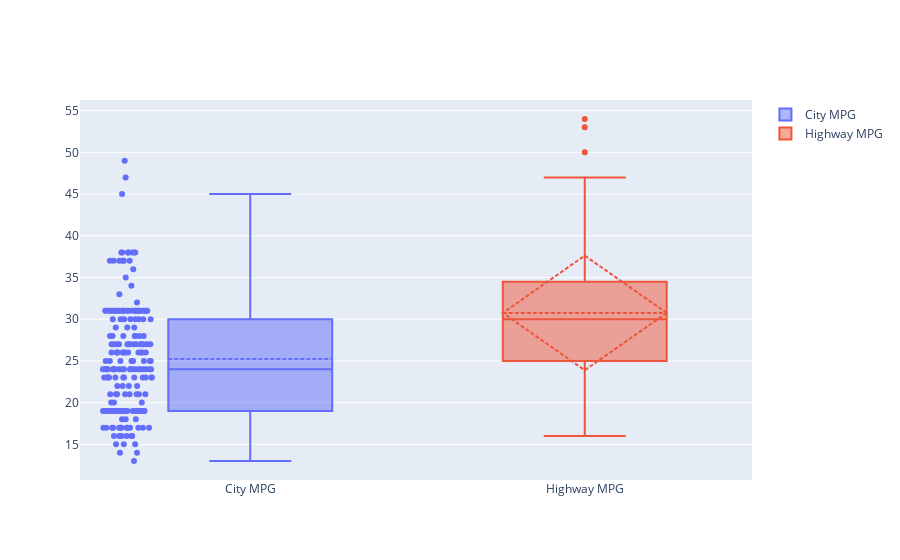

Source (notebook cell):
### Code cell
data = [trace0, trace1]

offline.iplot(data)

### Figure 1 — Plotly figure (JSON) as saved in the notebook; plotly's stock layout.template omitted (floating-point values rounded to 4 significant figures; data arrays with more than 128 entries replaced by an {"elided": "..."} marker saying what was removed)
{"data": [{"boxmean": true, "boxpoints": "all", "name": "City MPG", "type": "box", "y": {"elided": "205 int values"}}, {"boxmean": "sd", "name": "Highway MPG", "type": "box", "y": {"elided": "205 int values"}}], "layout": {}}
